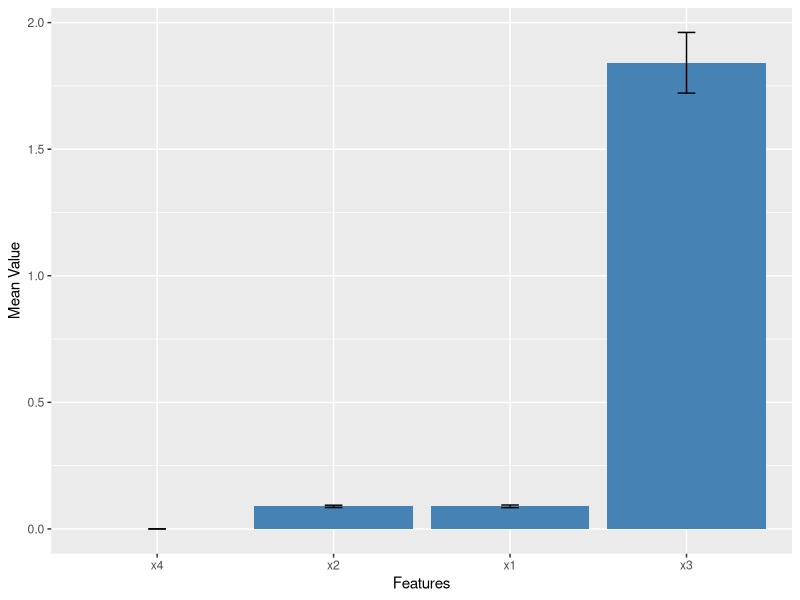
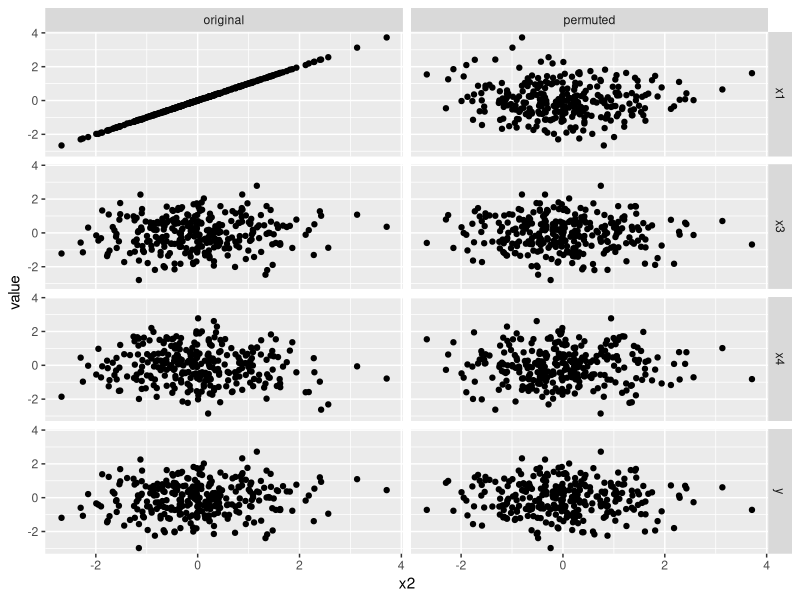
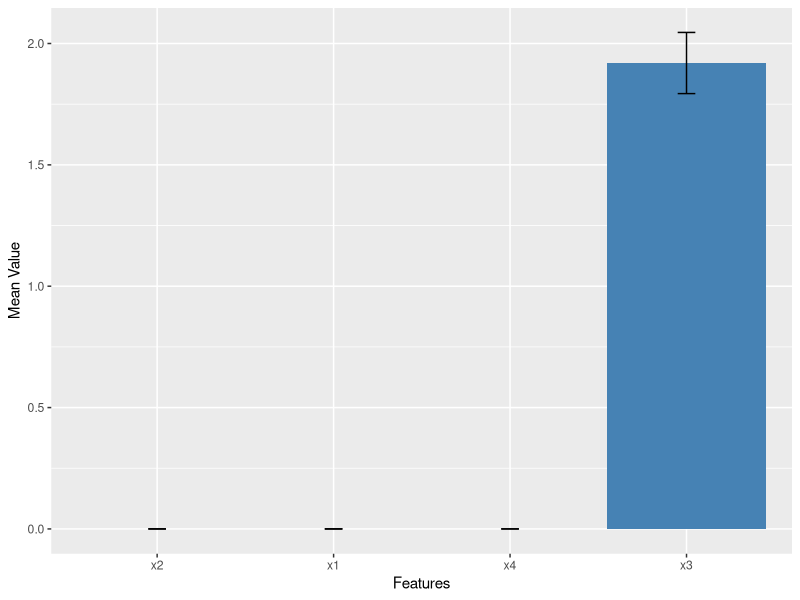
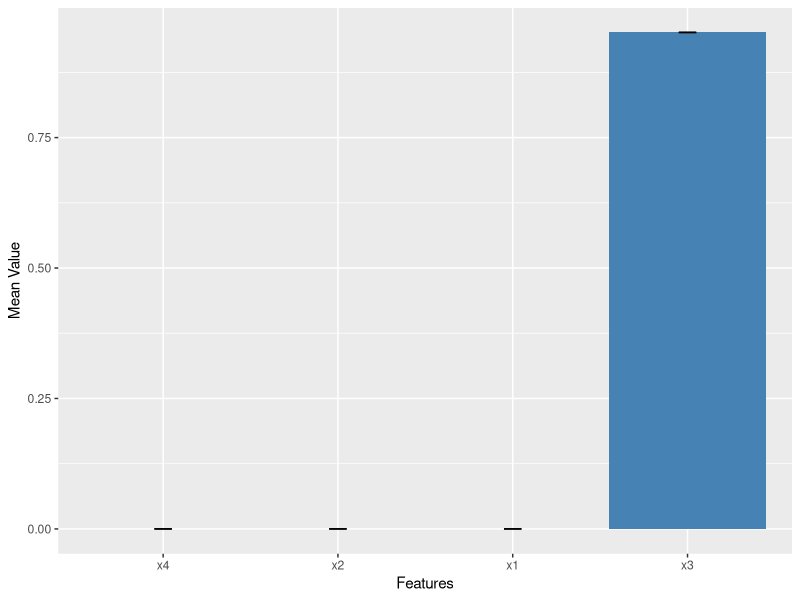

These figures' R source, in order:
## ---- chunk 1
library(ggplot2)
## ---- chunk 2
### Read in the data set via the read.csv()-function and remove 
### the column that only contains the row indices.
df <- read.csv(file = "extrapolation.csv")
df <- df[ , -which(names(df) == "X")]

### The classical training and testing data split (here 70% training, 30% testing data).
set.seed(100)
train <- sample(nrow(df), 0.7 * nrow(df))
training_data <- df[train, ]
test_data <- df[-train, ]

### Fit a linear model using the training data.
model <- lm(y ~ ., data = training_data)

### Assess the MSE on the test data set.
preds <- predict(model, newdata = test_data)
mse <- mean((test_data$y - preds) ^ 2)
print(paste("MSE:", mse))
## ---- chunk 3
### Calculate the PFI score for a single feature given by fname.
pfi_fname <- function(fname, model, X_test, y_test) {
  ### Permute the observations for feature fname.
  X_test_perm <- X_test
  X_test_perm[[fname]] <- sample(X_test_perm[[fname]])
  
  ### Predict on the original data situation as well as on the permuted one.
  preds_original <- predict(model, X_test)
  preds_perm <- predict(model, X_test_perm)
  
  ### Calculate the MSE on both data situations.
  mse_original <- mean((y_test - preds_original) ^ 2)
  mse_perm <- mean((y_test - preds_perm) ^ 2)
  
  ### The PFI score is now defined as the increase in MSE when permuting the feature.
  mse_perm - mse_original
}

### Calculate the PFI score defined via the function 
### fi_fname_func for all features in X_test.
fi <- function(fi_fname_func, ...) {
  ### Iterate over all features in X_test and calculate their single feature PFI score.
  unlist(lapply(colnames(X_test), fi_fname_func, ...))
}
## ---- chunk 4
n_times <- function(func, n, return_raw, ...) {
  ### Apply the function n times.
  ### We need to take the transpose to get the result into the right shape.
  results <- t(sapply(1:n, function(i) func(...)))
  
  ### Return the mean_fi, the std_fi and if wanted the raw results contained in a list.
  list(colMeans(results), apply(results, 2, sd), if (return_raw) results)
}
## ---- chunk 5
### Create appropriate data sets to use our implemented functions.
X_train <- training_data[ , -which(names(training_data) == "y")]
X_test <- test_data[ , -which(names(test_data) == "y")]
y_train <- training_data[ , which(names(training_data) == "y")]
y_test <- test_data[ , which(names(test_data) == "y")]

barplot_results <- function(results) {
  ### Create a data.frame to be able to use ggplot2 appropriately.
  results_mean_std <- data.frame(results[1], results[2])
  rownames(results_mean_std) <- c('x1', 'x2', 'x3', 'x4')
  colnames(results_mean_std) <- c('col_means', 'col_stds')
  
  ### Use ggplot2 to create the barplot.
  ggplot(cbind(Features = rownames(results_mean_std), results_mean_std[1:4, ]), 
         aes(x = reorder(Features, results_mean_std$col_means),
             y = results_mean_std$col_means)) +
    ### Plot the mean value bars.
    geom_bar(stat = "identity", fill = "steelblue") +
    ### Plot the standard deviations.
    geom_errorbar(aes(ymin = results_mean_std$col_means - results_mean_std$col_stds,
                      ymax = results_mean_std$col_means + results_mean_std$col_stds),
                  width = .1) +
    ### Set the labels correctly.
    labs(y = "Mean Value", x = "Features")
}

### Put all three above implemented functions
### together to get the PFI score for all features.
pfi_results <- n_times(fi, 10, TRUE, pfi_fname, model, X_test, y_test)

### Plot the result.
barplot_results(pfi_results)
## ---- chunk 6
### Get the coefficients and the intercept.
model$coefficients

### Show the correlation structure in the testing data set.
cor(test_data)
## ---- chunk 7
### Bring the data set in the correct form for ggplot2. This means we need every
### combination of x2 value to any other variable (which is done in the value column).
### The series column is for the group membership. Moreover we add a permuted version
### of x2 to the column x2. To keep track of this memberships we have the column type.
reshaped_test_data <- data.frame(x2 = c(rep(test_data$x2, 4),
                                        rep(sample(test_data$x2), 4)),
                                 type = rep(c('original', 'permuted'),
                                            each = 4 * nrow(test_data)),
                                 series = rep(rep(c('x1', 'x3', 'x4', 'y'),
                                                  each = nrow(test_data)), 2),
                                 value = rep(c(test_data$x1, test_data$x3,
                                               test_data$x4, test_data$y), 2))

### Create a scatterplot for both data situations at once.
ggplot(reshaped_test_data, aes(x2, value)) +
  geom_point() +
  facet_grid(series ~ type)
## ---- chunk 8
sample_cond_gaussian <- function(J, C, X_train, X_test, num_samples) {
  ### Order the training data for the decomposition.
  X_train_reordered <- cbind(X_train[ , J], X_train[ , C])
  
  ### Get the overall mean vector and covariance matrix.
  mu <- colMeans(X_train_reordered)
  sigma <- cov(X_train_reordered)
  
  ### Decomposition of the mean vector. We use seq_along() since
  ### it might be that there are no variables to condition on.
  mu_1 <- mu[1]
  mu_2 <- mu[-1]
  
  ### Decomposition of the necessary parts of the covariance matrix.
  sigma_11 <- sigma[1, 1]
  sigma_12 <- sigma[1, -1]
  sigma_21 <- sigma[-1, 1]
  sigma_22 <- sigma[-1, -1]
  
  ### Get a matrix for the mean vectors for all features in the
  ### conditional set at once. The mean vectors are the columns.
  ### When giving just one matrix to the solve()-function it
  ### calculates the inverse via solving linear systems. This
  ### is much better conditioned than explicitly calculating the inverse.
  mu_bar_all_C <- sapply(1:nrow(X_test),
                         function(i) mu_1 + sigma_12 %*%
                           solve(sigma_22) %*%
                           (t(as.matrix(X_test[i , C],
                                        ncol = length(C))) - mu_2))
  
  ### Compute the covariance matrix with the given formula
  ### (which in our case is just the ordinary variance).
  sigma_bar <- sigma_11 - sigma_12 %*% solve(sigma_22) %*% sigma_21
  
  ### Now sample from the distributions given by mean vector and
  ### covariance matrix for all features in the conditional set
  ### at once. Return the result as a data.frame (number of columns
  ### is number of test points, number of rows is number of samples).
  as.data.frame(sapply(1:length(mu_bar_all_C),
                       function(i) rnorm(num_samples, mu_bar_all_C[i], sigma_bar)))
}
## ---- chunk 9
J <- c('x1')
C <- c('x2', 'x3', 'x4')
sample <- sample_cond_gaussian(J, C, X_train, X_test, 10)
sample[1:6, 1:6]
## ---- chunk 10
cfi_fname <- function(fname, model, X_train, X_test) {
  ### Get the names of the features to be conditioned on.
  C <- colnames(X_train)[colnames(X_train) != fname]
  
  ### Apply the conditional sampling procedure.
  sample <- sample_cond_gaussian(fname, C, X_train, X_test, 1)
  
  ### Permute the observations for feature fname.
  X_test_perm <- X_test
  X_test_perm[fname] <- sample
  
  ### Predict on the original data situation as well as on the permuted one.
  preds_original <- predict(model, X_test)
  preds_perm <- predict(model, X_test_perm)
  
  ### Calculate the MSE on both data situations.
  mse_original <- mean((y_test - preds_original) ^ 2)
  mse_perm <- mean((y_test - preds_perm) ^ 2)
  
  ### The PFI score is now defined as the increase in MSE when permuting the feature.
  mse_perm - mse_original
}
## ---- chunk 11
### The exact same procedure to generate the plot as in exercise 1.
cfi_results <- n_times(fi, 10, TRUE, cfi_fname, model, X_train, X_test)

barplot_results(cfi_results)
## ---- chunk 12
loco <- function(fname, original_model, X_test, y_test, original_df, y_name) {
  ### Get the training data without the column with the feature of interest.
  remainder <- original_df[colnames(original_df) != fname]
  
  ### The usual training and testing split (with 70% training data).
  set.seed(100)
  inds <- sample(nrow(remainder), 0.7 * nrow(remainder))
  new_training_data <- remainder[inds, ]
  new_test_data <- remainder[-inds, ]
  
  ### Get the features and the target.
  loco_X_test <- new_test_data[ , colnames(new_test_data) != y_name]
  loco_y_test <- new_test_data[ , y_name]
  
  ### Generate the formula object we will give to the lm()-function.
  outcome <- names(new_training_data[y_name])
  variables <- names(loco_X_test)
  f <- as.formula(paste(outcome, paste(variables, collapse = " + "), sep = " ~ "))
  
  ### Train the OLS model.
  new_model <- lm(f, data = new_training_data)
  
  ### Get the MSE for the model with all features.
  preds_for_original <- predict(original_model, X_test)
  original_mse <- mean((y_test - preds_for_original) ^ 2)
  
  ### Get the MSE for the model without the feature of interest.
  predict_for_loco <- predict(new_model, loco_X_test)
  loco_mse <- mean((loco_y_test - predict_for_loco) ^ 2)
  
  ### The performance is given by the differences of the MSEs.
  loco_mse - original_mse
}

loco_naive <- function(original_df, original_model, X_test, y_test, y_name, ...) {
  ### Iterate over all features and apply the above implemented LOCO function.
  sapply(colnames(X_test),
         function(name)loco(name, original_df, original_model, X_test, y_test, y_name))
}
## ---- chunk 13
### The exact same procedure to generate the plot as in exercise 1.
loco_results <- n_times(fi, 10, FALSE, loco, model, X_test, y_test, df, 'y')

barplot_results(loco_results)
